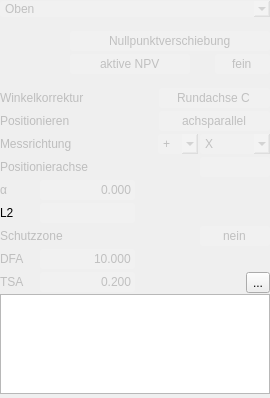
<?xml version="1.0" encoding="UTF-8"?>
<ui version="4.0">
 <class>TP_Ausrichten</class>
 <widget class="QWidget" name="TP_Ausrichten">
  <property name="geometry">
   <rect>
    <x>0</x>
    <y>0</y>
    <width>270</width>
    <height>398</height>
   </rect>
  </property>
  <property name="maximumSize">
   <size>
    <width>270</width>
    <height>16777215</height>
   </size>
  </property>
  <property name="windowTitle">
   <string>Form</string>
  </property>
  <property name="styleSheet">
   <string notr="true">QLineEdit{color:rgb(192,192,192);
                  background-color: rgba(255, 255, 255,32);
                  border-radius:3px;}
QLineEdit:focus{color:rgb(192,192,192);
                             border: 1px solid;
                             border-color: rgb(0, 128, 0);
                            selection-background-color: rgb(40, 76, 117);}

QComboBox{color:rgb(192,192,192);
                        background-color: rgba(255, 255, 255,32);
                         border-radius:3px;}</string>
  </property>
  <layout class="QVBoxLayout" name="verticalLayout">
   <property name="spacing">
    <number>0</number>
   </property>
   <property name="leftMargin">
    <number>0</number>
   </property>
   <property name="topMargin">
    <number>0</number>
   </property>
   <property name="rightMargin">
    <number>0</number>
   </property>
   <property name="bottomMargin">
    <number>0</number>
   </property>
   <item>
    <widget class="MComboBox" name="comboBox_Frame">
     <item>
      <property name="text">
       <string>Oben</string>
      </property>
     </item>
     <item>
      <property name="text">
       <string>Hinten</string>
      </property>
     </item>
     <item>
      <property name="text">
       <string>Links</string>
      </property>
     </item>
     <item>
      <property name="text">
       <string>Vorne</string>
      </property>
     </item>
     <item>
      <property name="text">
       <string>Rechts</string>
      </property>
     </item>
    </widget>
   </item>
   <item>
    <spacer name="verticalSpacer_2">
     <property name="orientation">
      <enum>Qt::Vertical</enum>
     </property>
     <property name="sizeType">
      <enum>QSizePolicy::Fixed</enum>
     </property>
     <property name="sizeHint" stdset="0">
      <size>
       <width>20</width>
       <height>13</height>
      </size>
     </property>
    </spacer>
   </item>
   <item>
    <layout class="QHBoxLayout" name="horizontalLayout">
     <property name="spacing">
      <number>0</number>
     </property>
     <item>
      <spacer name="horizontalSpacer_Nullpunktverschiebung">
       <property name="orientation">
        <enum>Qt::Horizontal</enum>
       </property>
       <property name="sizeType">
        <enum>QSizePolicy::Expanding</enum>
       </property>
       <property name="sizeHint" stdset="0">
        <size>
         <width>40</width>
         <height>20</height>
        </size>
       </property>
      </spacer>
     </item>
     <item>
      <widget class="QLineEdit" name="lineEdit_Nullpunkverschiebung">
       <property name="enabled">
        <bool>false</bool>
       </property>
       <property name="minimumSize">
        <size>
         <width>200</width>
         <height>0</height>
        </size>
       </property>
       <property name="maximumSize">
        <size>
         <width>200</width>
         <height>20</height>
        </size>
       </property>
       <property name="text">
        <string>Nullpunktverschiebung</string>
       </property>
       <property name="alignment">
        <set>Qt::AlignCenter</set>
       </property>
      </widget>
     </item>
    </layout>
   </item>
   <item>
    <layout class="QHBoxLayout" name="horizontalLayout_Aktive_NPV">
     <property name="spacing">
      <number>0</number>
     </property>
     <property name="topMargin">
      <number>2</number>
     </property>
     <item>
      <spacer name="horizontalSpacer">
       <property name="orientation">
        <enum>Qt::Horizontal</enum>
       </property>
       <property name="sizeType">
        <enum>QSizePolicy::Expanding</enum>
       </property>
       <property name="sizeHint" stdset="0">
        <size>
         <width>40</width>
         <height>20</height>
        </size>
       </property>
      </spacer>
     </item>
     <item>
      <widget class="QLineEdit" name="lineEdit_Aktive_NPV">
       <property name="enabled">
        <bool>false</bool>
       </property>
       <property name="minimumSize">
        <size>
         <width>120</width>
         <height>0</height>
        </size>
       </property>
       <property name="maximumSize">
        <size>
         <width>120</width>
         <height>20</height>
        </size>
       </property>
       <property name="text">
        <string>aktive NPV</string>
       </property>
       <property name="alignment">
        <set>Qt::AlignCenter</set>
       </property>
      </widget>
     </item>
     <item>
      <spacer name="horizontalSpacer_2">
       <property name="orientation">
        <enum>Qt::Horizontal</enum>
       </property>
       <property name="sizeType">
        <enum>QSizePolicy::Fixed</enum>
       </property>
       <property name="sizeHint" stdset="0">
        <size>
         <width>25</width>
         <height>20</height>
        </size>
       </property>
      </spacer>
     </item>
     <item>
      <widget class="QLineEdit" name="lineEdit_Aktive_NPV_2">
       <property name="enabled">
        <bool>false</bool>
       </property>
       <property name="minimumSize">
        <size>
         <width>55</width>
         <height>0</height>
        </size>
       </property>
       <property name="maximumSize">
        <size>
         <width>55</width>
         <height>20</height>
        </size>
       </property>
       <property name="text">
        <string>fein</string>
       </property>
       <property name="alignment">
        <set>Qt::AlignCenter</set>
       </property>
      </widget>
     </item>
    </layout>
   </item>
   <item>
    <spacer name="verticalSpacer">
     <property name="orientation">
      <enum>Qt::Vertical</enum>
     </property>
     <property name="sizeType">
      <enum>QSizePolicy::Fixed</enum>
     </property>
     <property name="sizeHint" stdset="0">
      <size>
       <width>20</width>
       <height>13</height>
      </size>
     </property>
    </spacer>
   </item>
   <item>
    <layout class="QHBoxLayout" name="horizontalLayout_Winkelkorrektur">
     <property name="spacing">
      <number>0</number>
     </property>
     <item>
      <widget class="QLabel" name="label_Winkelkorrektur">
       <property name="enabled">
        <bool>false</bool>
       </property>
       <property name="minimumSize">
        <size>
         <width>0</width>
         <height>20</height>
        </size>
       </property>
       <property name="maximumSize">
        <size>
         <width>16777215</width>
         <height>20</height>
        </size>
       </property>
       <property name="text">
        <string>Winkelkorrektur</string>
       </property>
      </widget>
     </item>
     <item>
      <spacer name="horizontalSpacer_8">
       <property name="orientation">
        <enum>Qt::Horizontal</enum>
       </property>
       <property name="sizeHint" stdset="0">
        <size>
         <width>40</width>
         <height>20</height>
        </size>
       </property>
      </spacer>
     </item>
     <item>
      <widget class="QLineEdit" name="lineEdit_Winkelkorrektur">
       <property name="enabled">
        <bool>false</bool>
       </property>
       <property name="minimumSize">
        <size>
         <width>111</width>
         <height>20</height>
        </size>
       </property>
       <property name="maximumSize">
        <size>
         <width>109</width>
         <height>20</height>
        </size>
       </property>
       <property name="text">
        <string>Rundachse C</string>
       </property>
       <property name="alignment">
        <set>Qt::AlignCenter</set>
       </property>
      </widget>
     </item>
    </layout>
   </item>
   <item>
    <layout class="QHBoxLayout" name="horizontalLayout_Positionieren">
     <property name="topMargin">
      <number>2</number>
     </property>
     <item>
      <widget class="QLabel" name="label_Positionieren">
       <property name="enabled">
        <bool>false</bool>
       </property>
       <property name="minimumSize">
        <size>
         <width>0</width>
         <height>20</height>
        </size>
       </property>
       <property name="maximumSize">
        <size>
         <width>16777215</width>
         <height>20</height>
        </size>
       </property>
       <property name="text">
        <string>Positionieren</string>
       </property>
      </widget>
     </item>
     <item>
      <spacer name="horizontalSpacer_9">
       <property name="orientation">
        <enum>Qt::Horizontal</enum>
       </property>
       <property name="sizeHint" stdset="0">
        <size>
         <width>40</width>
         <height>20</height>
        </size>
       </property>
      </spacer>
     </item>
     <item>
      <widget class="QLineEdit" name="lineEdit_Positionieren">
       <property name="enabled">
        <bool>false</bool>
       </property>
       <property name="minimumSize">
        <size>
         <width>111</width>
         <height>20</height>
        </size>
       </property>
       <property name="maximumSize">
        <size>
         <width>109</width>
         <height>20</height>
        </size>
       </property>
       <property name="text">
        <string>achsparallel</string>
       </property>
       <property name="alignment">
        <set>Qt::AlignCenter</set>
       </property>
      </widget>
     </item>
    </layout>
   </item>
   <item>
    <layout class="QHBoxLayout" name="horizontalLayout_Messrichtung">
     <property name="spacing">
      <number>2</number>
     </property>
     <property name="topMargin">
      <number>2</number>
     </property>
     <item>
      <widget class="QLabel" name="label_Messrichtung">
       <property name="enabled">
        <bool>false</bool>
       </property>
       <property name="minimumSize">
        <size>
         <width>0</width>
         <height>20</height>
        </size>
       </property>
       <property name="maximumSize">
        <size>
         <width>16777215</width>
         <height>20</height>
        </size>
       </property>
       <property name="text">
        <string>Messrichtung</string>
       </property>
      </widget>
     </item>
     <item>
      <spacer name="horizontalSpacer_3">
       <property name="orientation">
        <enum>Qt::Horizontal</enum>
       </property>
       <property name="sizeHint" stdset="0">
        <size>
         <width>40</width>
         <height>20</height>
        </size>
       </property>
      </spacer>
     </item>
     <item>
      <widget class="MComboBox" name="comboBox_Messrichtung1">
       <property name="minimumSize">
        <size>
         <width>40</width>
         <height>20</height>
        </size>
       </property>
       <property name="maximumSize">
        <size>
         <width>40</width>
         <height>20</height>
        </size>
       </property>
       <property name="cursor">
        <cursorShape>ArrowCursor</cursorShape>
       </property>
       <property name="iconSize">
        <size>
         <width>16</width>
         <height>16</height>
        </size>
       </property>
       <item>
        <property name="text">
         <string>+</string>
        </property>
       </item>
       <item>
        <property name="text">
         <string>-</string>
        </property>
       </item>
      </widget>
     </item>
     <item>
      <widget class="MComboBox" name="comboBox_Messrichtung2">
       <property name="minimumSize">
        <size>
         <width>70</width>
         <height>20</height>
        </size>
       </property>
       <property name="maximumSize">
        <size>
         <width>70</width>
         <height>20</height>
        </size>
       </property>
       <item>
        <property name="text">
         <string>X</string>
        </property>
       </item>
       <item>
        <property name="text">
         <string>Y</string>
        </property>
       </item>
       <item>
        <property name="text">
         <string>Z</string>
        </property>
       </item>
      </widget>
     </item>
    </layout>
   </item>
   <item>
    <layout class="QHBoxLayout" name="horizontalLayout_Positionierachse">
     <property name="spacing">
      <number>2</number>
     </property>
     <property name="topMargin">
      <number>2</number>
     </property>
     <item>
      <widget class="QLabel" name="label_Positionierachse">
       <property name="enabled">
        <bool>false</bool>
       </property>
       <property name="minimumSize">
        <size>
         <width>0</width>
         <height>20</height>
        </size>
       </property>
       <property name="maximumSize">
        <size>
         <width>16777215</width>
         <height>20</height>
        </size>
       </property>
       <property name="text">
        <string>Positionierachse</string>
       </property>
      </widget>
     </item>
     <item>
      <spacer name="horizontalSpacer_4">
       <property name="orientation">
        <enum>Qt::Horizontal</enum>
       </property>
       <property name="sizeHint" stdset="0">
        <size>
         <width>40</width>
         <height>20</height>
        </size>
       </property>
      </spacer>
     </item>
     <item>
      <widget class="QLineEdit" name="lineEdit_Positionierachse">
       <property name="enabled">
        <bool>false</bool>
       </property>
       <property name="minimumSize">
        <size>
         <width>70</width>
         <height>20</height>
        </size>
       </property>
       <property name="maximumSize">
        <size>
         <width>70</width>
         <height>20</height>
        </size>
       </property>
      </widget>
     </item>
    </layout>
   </item>
   <item>
    <layout class="QHBoxLayout" name="horizontalLayout_Alpha">
     <property name="spacing">
      <number>0</number>
     </property>
     <property name="topMargin">
      <number>2</number>
     </property>
     <item>
      <widget class="QLabel" name="label_Alpha">
       <property name="enabled">
        <bool>false</bool>
       </property>
       <property name="minimumSize">
        <size>
         <width>40</width>
         <height>20</height>
        </size>
       </property>
       <property name="maximumSize">
        <size>
         <width>16777215</width>
         <height>20</height>
        </size>
       </property>
       <property name="text">
        <string>α</string>
       </property>
      </widget>
     </item>
     <item>
      <widget class="QLineEdit" name="lineEdit_Alpha">
       <property name="enabled">
        <bool>false</bool>
       </property>
       <property name="minimumSize">
        <size>
         <width>75</width>
         <height>20</height>
        </size>
       </property>
       <property name="maximumSize">
        <size>
         <width>95</width>
         <height>16777215</height>
        </size>
       </property>
       <property name="text">
        <string>0.000</string>
       </property>
       <property name="alignment">
        <set>Qt::AlignRight|Qt::AlignTrailing|Qt::AlignVCenter</set>
       </property>
      </widget>
     </item>
     <item>
      <spacer name="horizontalSpacer_10">
       <property name="orientation">
        <enum>Qt::Horizontal</enum>
       </property>
       <property name="sizeHint" stdset="0">
        <size>
         <width>40</width>
         <height>20</height>
        </size>
       </property>
      </spacer>
     </item>
    </layout>
   </item>
   <item>
    <layout class="QHBoxLayout" name="horizontalLayout_CAlgin_L2">
     <property name="spacing">
      <number>0</number>
     </property>
     <property name="topMargin">
      <number>2</number>
     </property>
     <item>
      <widget class="QLabel" name="label_L2">
       <property name="minimumSize">
        <size>
         <width>40</width>
         <height>20</height>
        </size>
       </property>
       <property name="maximumSize">
        <size>
         <width>16777215</width>
         <height>20</height>
        </size>
       </property>
       <property name="text">
        <string>L2</string>
       </property>
      </widget>
     </item>
     <item>
      <widget class="MLineEdit" name="lineEdit_L2">
       <property name="minimumSize">
        <size>
         <width>95</width>
         <height>20</height>
        </size>
       </property>
       <property name="maximumSize">
        <size>
         <width>95</width>
         <height>16777215</height>
        </size>
       </property>
       <property name="styleSheet">
        <string notr="true">QLineEdit{color:rgb(192,192,192);
                  background-color: rgba(255, 255, 255,32);
                  border-radius:3px;}
QLineEdit:focus{color:rgb(192,192,192);
                             border: 1px solid;
                             border-color: rgb(0, 128, 0);
                            selection-background-color: rgb(40, 76, 117);}</string>
       </property>
       <property name="text">
        <string/>
       </property>
       <property name="alignment">
        <set>Qt::AlignRight|Qt::AlignTrailing|Qt::AlignVCenter</set>
       </property>
      </widget>
     </item>
     <item>
      <spacer name="horizontalSpacer_5">
       <property name="orientation">
        <enum>Qt::Horizontal</enum>
       </property>
       <property name="sizeHint" stdset="0">
        <size>
         <width>40</width>
         <height>20</height>
        </size>
       </property>
      </spacer>
     </item>
    </layout>
   </item>
   <item>
    <layout class="QHBoxLayout" name="horizontalLayout_Schutzzone">
     <property name="spacing">
      <number>2</number>
     </property>
     <property name="topMargin">
      <number>2</number>
     </property>
     <item>
      <widget class="QLabel" name="label_Schutzzone">
       <property name="enabled">
        <bool>false</bool>
       </property>
       <property name="minimumSize">
        <size>
         <width>0</width>
         <height>20</height>
        </size>
       </property>
       <property name="maximumSize">
        <size>
         <width>16777215</width>
         <height>20</height>
        </size>
       </property>
       <property name="text">
        <string>Schutzzone</string>
       </property>
      </widget>
     </item>
     <item>
      <spacer name="horizontalSpacer_11">
       <property name="orientation">
        <enum>Qt::Horizontal</enum>
       </property>
       <property name="sizeHint" stdset="0">
        <size>
         <width>40</width>
         <height>20</height>
        </size>
       </property>
      </spacer>
     </item>
     <item>
      <widget class="QLineEdit" name="lineEdit_Schutzzone">
       <property name="enabled">
        <bool>false</bool>
       </property>
       <property name="minimumSize">
        <size>
         <width>70</width>
         <height>20</height>
        </size>
       </property>
       <property name="maximumSize">
        <size>
         <width>70</width>
         <height>20</height>
        </size>
       </property>
       <property name="text">
        <string>nein</string>
       </property>
       <property name="alignment">
        <set>Qt::AlignCenter</set>
       </property>
      </widget>
     </item>
    </layout>
   </item>
   <item>
    <layout class="QHBoxLayout" name="horizontalLayout_DFA">
     <property name="spacing">
      <number>0</number>
     </property>
     <property name="topMargin">
      <number>2</number>
     </property>
     <item>
      <widget class="QLabel" name="label_DFA">
       <property name="enabled">
        <bool>false</bool>
       </property>
       <property name="minimumSize">
        <size>
         <width>40</width>
         <height>20</height>
        </size>
       </property>
       <property name="maximumSize">
        <size>
         <width>16777215</width>
         <height>20</height>
        </size>
       </property>
       <property name="text">
        <string>DFA</string>
       </property>
      </widget>
     </item>
     <item>
      <widget class="QLineEdit" name="lineEdit_DFA">
       <property name="enabled">
        <bool>false</bool>
       </property>
       <property name="minimumSize">
        <size>
         <width>75</width>
         <height>20</height>
        </size>
       </property>
       <property name="maximumSize">
        <size>
         <width>95</width>
         <height>16777215</height>
        </size>
       </property>
       <property name="text">
        <string>10.000</string>
       </property>
       <property name="alignment">
        <set>Qt::AlignRight|Qt::AlignTrailing|Qt::AlignVCenter</set>
       </property>
      </widget>
     </item>
     <item>
      <spacer name="horizontalSpacer_12">
       <property name="orientation">
        <enum>Qt::Horizontal</enum>
       </property>
       <property name="sizeHint" stdset="0">
        <size>
         <width>40</width>
         <height>20</height>
        </size>
       </property>
      </spacer>
     </item>
    </layout>
   </item>
   <item>
    <layout class="QHBoxLayout" name="horizontalLayout_TSA">
     <property name="spacing">
      <number>0</number>
     </property>
     <property name="topMargin">
      <number>2</number>
     </property>
     <item>
      <widget class="QLabel" name="label_TSA">
       <property name="enabled">
        <bool>false</bool>
       </property>
       <property name="minimumSize">
        <size>
         <width>40</width>
         <height>20</height>
        </size>
       </property>
       <property name="maximumSize">
        <size>
         <width>16777215</width>
         <height>20</height>
        </size>
       </property>
       <property name="acceptDrops">
        <bool>true</bool>
       </property>
       <property name="text">
        <string>TSA</string>
       </property>
      </widget>
     </item>
     <item>
      <widget class="MLineEdit" name="lineEdit_TSA">
       <property name="enabled">
        <bool>true</bool>
       </property>
       <property name="minimumSize">
        <size>
         <width>75</width>
         <height>20</height>
        </size>
       </property>
       <property name="maximumSize">
        <size>
         <width>95</width>
         <height>16777215</height>
        </size>
       </property>
       <property name="acceptDrops">
        <bool>true</bool>
       </property>
       <property name="toolTip">
        <string>Vertrauensbereich</string>
       </property>
       <property name="styleSheet">
        <string notr="true"/>
       </property>
       <property name="text">
        <string>0.200</string>
       </property>
       <property name="alignment">
        <set>Qt::AlignRight|Qt::AlignTrailing|Qt::AlignVCenter</set>
       </property>
      </widget>
     </item>
     <item>
      <spacer name="horizontalSpacer_13">
       <property name="orientation">
        <enum>Qt::Horizontal</enum>
       </property>
       <property name="sizeHint" stdset="0">
        <size>
         <width>40</width>
         <height>20</height>
        </size>
       </property>
      </spacer>
     </item>
     <item>
      <widget class="QToolButton" name="toolButton">
       <property name="text">
        <string>...</string>
       </property>
       <property name="icon">
        <iconset>
         <normalon>:/Icons/Main/paste.png</normalon>
        </iconset>
       </property>
      </widget>
     </item>
    </layout>
   </item>
   <item>
    <widget class="QTextEdit" name="textEdit_Anfahren">
     <property name="minimumSize">
      <size>
       <width>0</width>
       <height>100</height>
      </size>
     </property>
     <property name="maximumSize">
      <size>
       <width>16777215</width>
       <height>100</height>
      </size>
     </property>
     <property name="font">
      <font>
       <family>Lucida Console</family>
      </font>
     </property>
    </widget>
   </item>
  </layout>
 </widget>
 <customwidgets>
  <customwidget>
   <class>MComboBox</class>
   <extends>QComboBox</extends>
   <header location="global">Classes/mcombobox.h</header>
  </customwidget>
  <customwidget>
   <class>MLineEdit</class>
   <extends>QLineEdit</extends>
   <header location="global">Classes/mlineedit.h</header>
  </customwidget>
 </customwidgets>
 <resources/>
 <connections/>
</ui>
